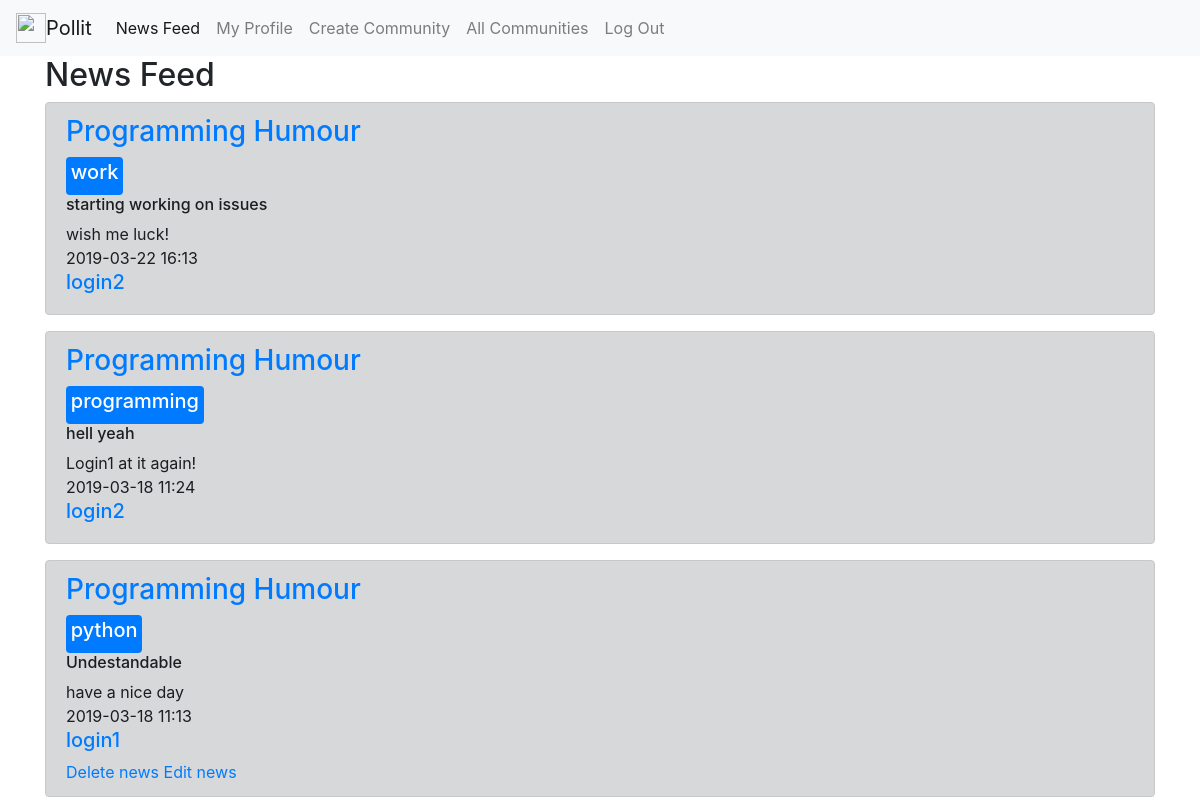
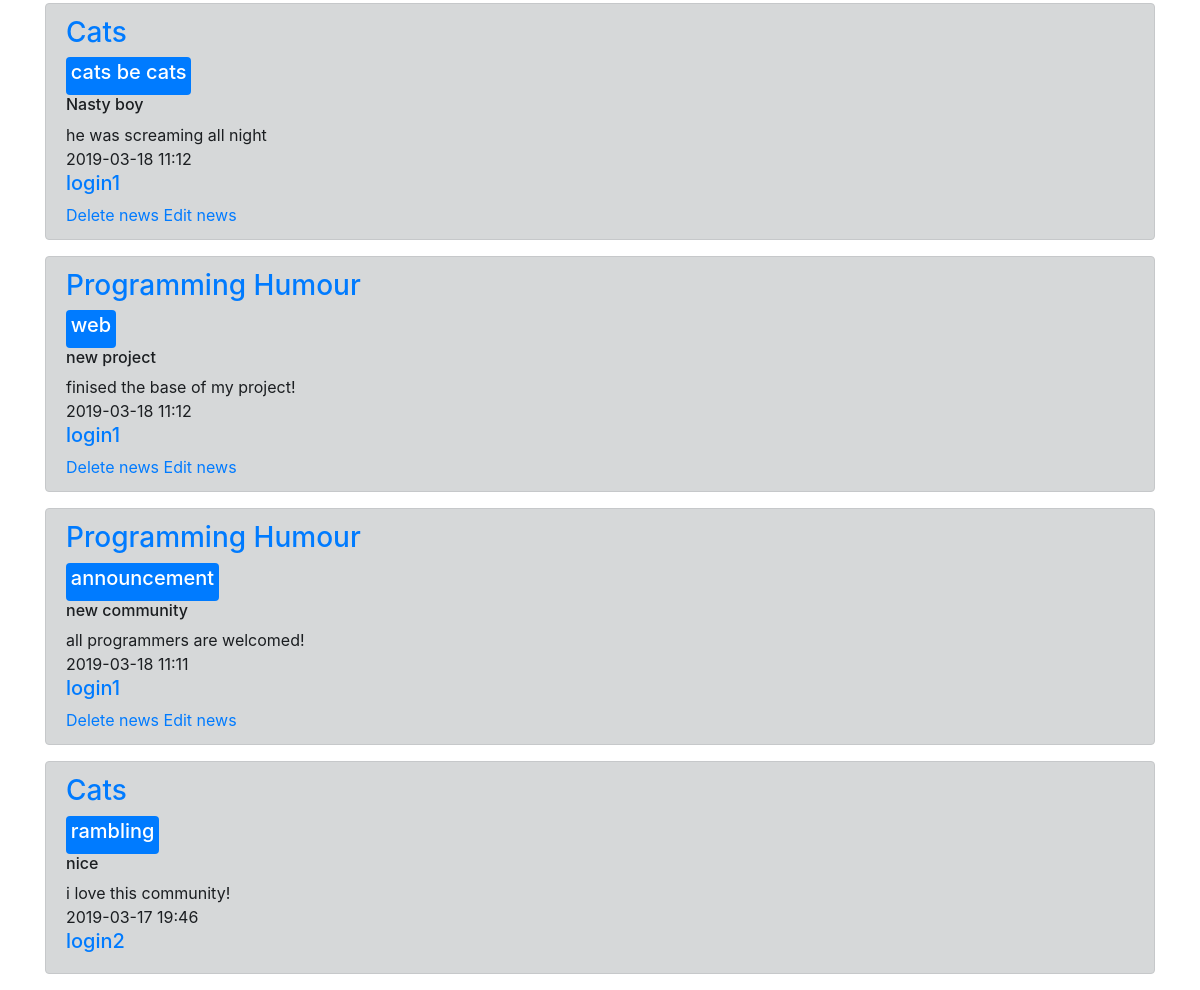
/news_feed (signed in), run on the app's committed database (2 pictures, top to bottom).
### tables this page shows
CREATE TABLE communities 
                            (id INTEGER PRIMARY KEY AUTOINCREMENT,
                             title VARCHAR(100),
                             bio VARCHAR(1000),
                             users VARCHAR(10000)
                             );

CREATE TABLE news 
                            (id INTEGER PRIMARY KEY AUTOINCREMENT,
                             community INTEGER, 
                             title VARCHAR(100),
                             hashtag VARCHAR(100),
                             content VARCHAR(1000),
                             date VARCHAR(1000),
                             user_id INTEGER
                             );

CREATE TABLE users 
                            (id INTEGER PRIMARY KEY AUTOINCREMENT, 
                             user_name VARCHAR(50),
                             password_hash VARCHAR(128),
                             communities VARCHAR(1000)
                             );

### main.py (the view)
@app.route('/news_feed')
def feed():
    if 'username' not in session:
        return redirect('/login')
    communities = user_model.get(session['user_id'])[3].split()
    news = []
    for com in communities:
        news += [(tuply[0], community_model.get(tuply[1])[1], tuply[2], tuply[3], tuply[4], tuply[5],
                  user_model.get(tuply[6])[1]) for tuply in news_model.get_all(None, int(com))]
    news = sorted(news, key=lambda x: x[5], reverse=True)
    return render_template('feed.html', news=news)

### models.py (called while the page is built)
    def get(self, user_id):
        cursor = self.connection.cursor()
        cursor.execute("SELECT * FROM users WHERE id = ?", (str(user_id), ))
        row = cursor.fetchone()
        return row

    def get_all(self, user_id=None, community_id=None):
        cursor = self.connection.cursor()
        if user_id:
            cursor.execute("SELECT * FROM news WHERE user_id = ?",
                           (str(user_id), ))
        elif community_id:
            cursor.execute("SELECT * FROM news WHERE community = ?",
                           (str(community_id),))
        else:
            cursor.execute("SELECT * FROM news")
        rows = cursor.fetchall()
        return rows

    def get(self, community_id):
        cursor = self.connection.cursor()
        cursor.execute("SELECT * FROM communities WHERE id = ?", (str(community_id), ))
        row = cursor.fetchone()
        return row

### templates/feed.html
{% extends "base.html" %}
{% block content %}
<h2>News Feed</h2>
{% for item in news %}
    <div class="alert alert-dark" role="alert">
        <h3><a href="/community/{{ item[1] }}">{{ item[1] }}</a></h3>
        <div class="badge badge-primary text-wrap"><h5>{{ item[3] }}</h5></div>
        <h6>{{ item[2] }}</h6>
        <div>{{ item[4] }}</div>
        <div>{{ item[5] }}</div>
        <h5><a href="/profile/{{ item[6] }}">{{ item[6] }}</a></h5>
        {% if item[6] == session['username'] %}
            <a href="/delete_news/{{item[0]}}">Delete news</a>
            <a href="/edit_news/{{item[0]}}">Edit news</a>
        {% endif %}
    </div>
{% endfor %}
{% endblock %}

### data on the page
communities: title "Programming Humour" "Programming Humour" "Programming Humour" "Programming Humour" "Programming Humour"
news: hashtag "work", title "starting working on issues", content "wish me luck!", date "2019-03-22 16:13"
users: user_name "login2" "login2" "login2"
news: hashtag "programming", title "hell yeah", content "Login1 at it again!", date "2019-03-18 11:24"
news: hashtag "python", title "Undestandable", content "have a nice day", date "2019-03-18 11:13"
users: user_name "login1" "login1" "login1" "login1"
communities: title "Cats" "Cats"
news: hashtag "cats be cats", title "Nasty boy", content "he was screaming all night", date "2019-03-18 11:12"
news: hashtag "web", title "new project", content "finised the base of my project!", date "2019-03-18 11:12"
news: hashtag "announcement", title "new community", content "all programmers are welcomed!", date "2019-03-18 11:11"
news: hashtag "rambling", title "nice", content "i love this community!", date "2019-03-17 19:46"
